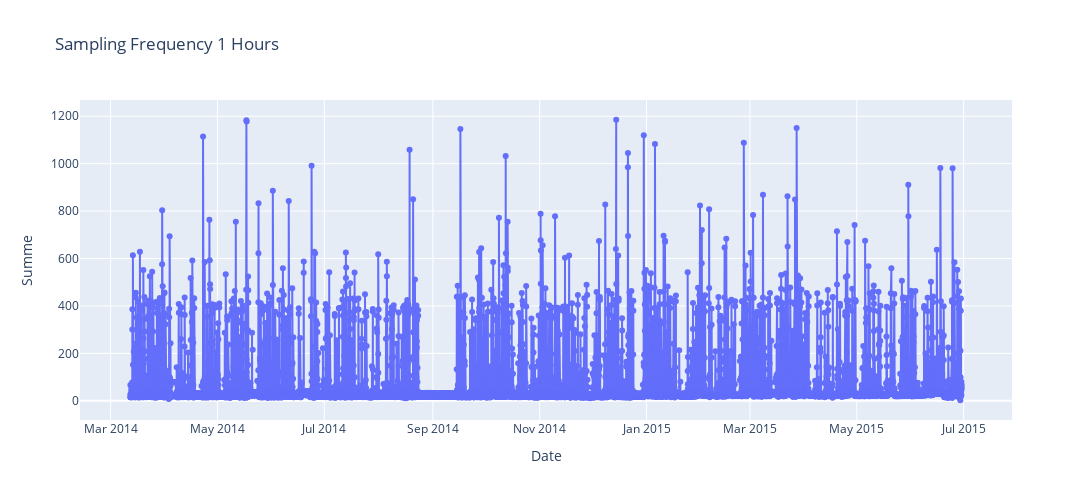

Notebook source saved alongside this figure:
### Code cell
plot(data_df,x_feature_name='Timestamp',y_feature_name='Summe',title='Sampling Frequency 1 Hours')

### Figure 1 — Plotly figure (JSON) as saved in the notebook; plotly's stock layout.template omitted (floating-point values rounded to 4 significant figures; data arrays with more than 128 entries replaced by an {"elided": "..."} marker saying what was removed)
{"data": [{"mode": "lines+markers", "name": "Summe", "type": "scatter", "x": {"elided": "11391 str values"}, "y": {"elided": "11391 float values"}}], "layout": {"height": 500, "title": {"text": "Sampling Frequency 1 Hours"}, "width": 1200, "xaxis": {"title": {"text": "Date"}}, "yaxis": {"title": {"text": "Summe"}}}}
